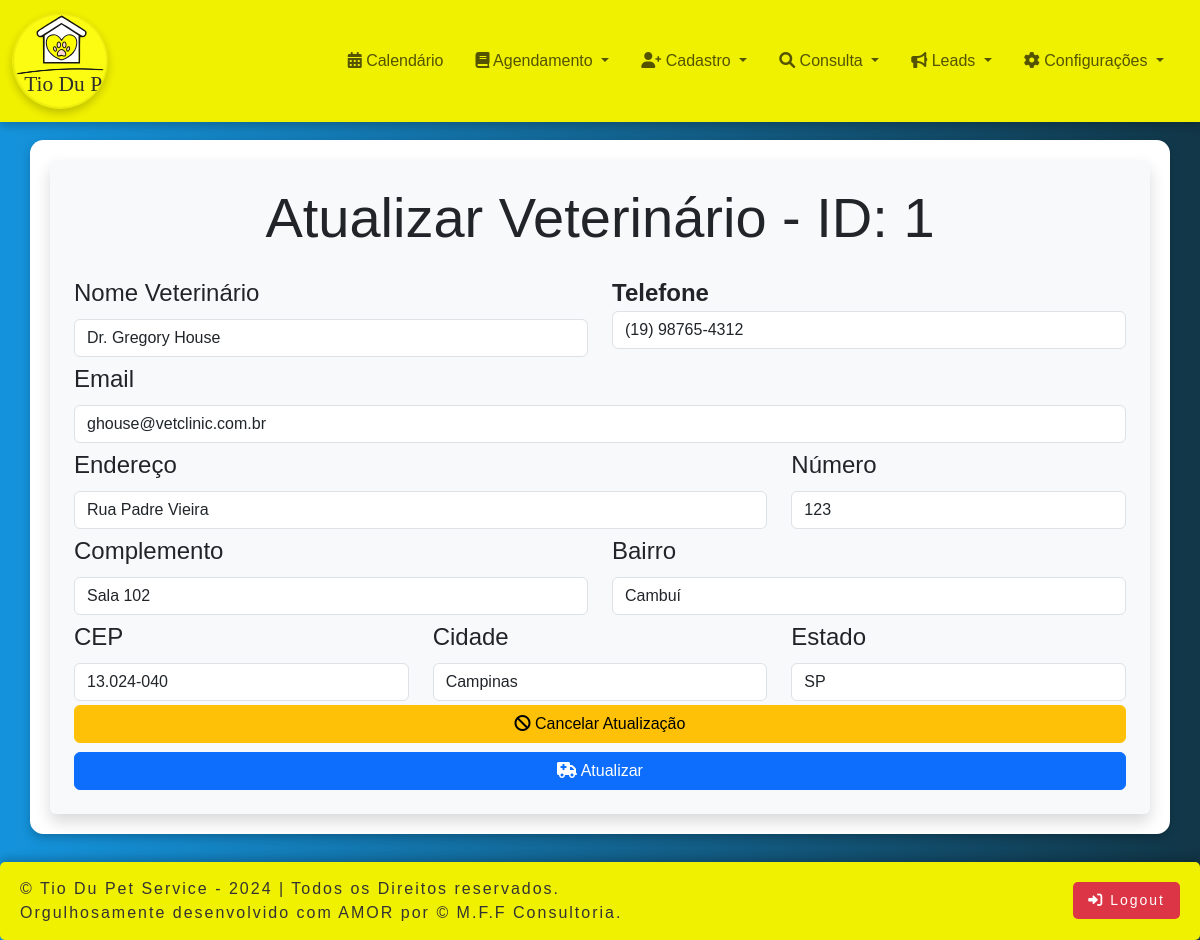
/office/veterinario_atualizar.php?id=1 (signed in), run on the app's committed database.
### tables this page shows
CREATE TABLE `veterinario` (
  `id` int(10) NOT NULL,
  `nome` varchar(100) NOT NULL,
  `telefone` varchar(15) NOT NULL,
  `email` varchar(100) NOT NULL,
  `endereco` varchar(100) DEFAULT NULL,
  `numero` varchar(10) DEFAULT NULL,
  `complemento` varchar(20) DEFAULT NULL,
  `bairro` varchar(50) NOT NULL,
  `cep` varchar(10) NOT NULL,
  `cidade` varchar(50) NOT NULL,
  `estado` varchar(2) NOT NULL
);

### office/veterinario_atualizar.php (the view, shortened to what this page needs)
<?php
include 'office_header.php';
include 'conexaoAction.php';
$veterinario_id = $_GET['id'];
$sql = "SELECT * FROM veterinario WHERE id = $veterinario_id";
$resultado = $conexao->query($sql);
if ($resultado->num_rows > 0) {
    $row = $resultado->fetch_assoc();
} else {
    echo "<div class='container'><p class='text-danger text-center'>Veterinário não encontrado.</p></div>";
    exit;
}
?>
<head>
</head>
<body>
<div class="container-centered container d-flex justify-content-center align-items-center">
    <div class="form-container col-md-8 bg-light p-4 rounded shadow">
        <h1 class="text-center mb-4 display-4">Atualizar Veterinário - ID: <?php echo $veterinario_id; ?></h1>
        <form id="atualizarveterinarioForm">
            <div class="row mb-1">
                <div class="col-md-6">
                    <label for="txtNome" class="form-label">Nome Veterinário</label>
                    <input name="txtNome" id="txtNome" type="text" class="form-control"  maxlength="100" value="<?php echo htmlspecialchars($row['nome']); ?>" required>
                </div>
                <div class="col-md-6">
                <label for="txtTelefone"><b>Telefone</b></label>
                <input type="tel" name="txtTelefone" id="txtTelefone"  class="form-control mb-2"  value="<?php echo htmlspecialchars($row['telefone']); ?>" required  maxlength="15">
                </div>
            </div>
            <div class="row mb-1">
                <div class="col-md-12">
                    <label for="txtEmail" class="form-label">Email</label>
                    <input name="txtEmail" id="txtEmail" type="email" class="form-control"  maxlength="100" value="<?php echo htmlspecialchars($row['email']); ?>" required>
                </div>
            </div>
            <div class="row mb-1">
                <div class="col-md-8">
                    <label for="txtEndereco" class="form-label">Endereço</label>
                    <input name="txtEndereco" id="txtEndereco" type="text" class="form-control"  maxlength="100" value="<?php echo htmlspecialchars($row['endereco']); ?>" required>
                </div>
                <div class="col-md-4">
                    <label for="txtNumero" class="form-label">Número</label>
                    <input name="txtNumero" id="txtNumero" type="number" class="form-control" max="999999" value="<?php echo htmlspecialchars($row['numero']); ?>" required>
                </div>
            </div>
            <div class="row mb-1">
                <div class="col-md-6">
                    <label for="txtComplemento" class="form-label">Complemento</label>
                    <input name="txtComplemento" id="txtComplemento" type="text" class="form-control" maxlength="20" value="<?php echo htmlspecialchars($row['complemento']); ?>">
                </div>
                <div class="col-md-6">
                    <label for="txtBairro" class="form-label">Bairro</label>
                    <input name="txtBairro" id="txtBairro" type="text" class="form-control" maxlength="30" value="<?php echo htmlspecialchars($row['bairro']); ?>" required>
                </div>
            </div>
            <div class="row mb-1">
                <div class="col-md-4">
                    <label for="txtCep" class="form-label">CEP</label>
                    <input name="txtCep" id="txtCep" type="text" class="form-control" maxlength="10" value="<?php echo htmlspecialchars($row['cep']); ?>" required>
                </div>
                <div class="col-md-4">
                    <label for="txtCidade" class="form-label">Cidade</label>
                    <input name="txtCidade" id="txtCidade" type="text" class="form-control" maxlength="40" value="<?php echo htmlspecialchars($row['cidade']); ?>" required>
                </div>
                <div class="col-md-4">
                    <label for="txtEstado" class="form-label">Estado</label>
                    <input name="txtEstado" id="txtEstado" type="text" class="form-control" maxlength="20" value="<?php echo htmlspecialchars($row['estado']); ?>" required>
                </div>
            </div>
            <div class="text-center">
                <a href="veterinario_listar.php" class="btn btn-warning w-100 mb-2">
                    <i class="fa fa-ban"></i> Cancelar Atualização
                </a>
                <button type="submit" name="btnAtualizar" class="btn btn-primary w-100">
                    <i class="fa fa-ambulance"></i> Atualizar
                </button>
            </div>
        </form>
    </div>
</div>
</body>
<?php
include 'office_footer.php';
?>

### office/office_style.css (style rules this page uses)
.container-centered { display: flex; justify-content: center; align-items: center; padding: 20px; margin: 20px auto; background-color: #fff; box-shadow: 0 4px 8px rgba(0, 0, 0, 0.2); border-radius: 10pt; font-size:x-large; }
.form-container { width: 100%; background-color: #f8f9fa; padding: 30px; border-radius: 10px; box-shadow: 0px 4px 12px rgba(0, 0, 0, 0.1); }

### office/office_header.php (style rules this page uses)
body { background: linear-gradient(to right, rgb(20, 147, 220), rgb(17, 54, 71)); font-family: sans-serif; font-size: 1rem; }

### data on the page
veterinario: txtNome "Dr. Gregory House", txtTelefone "(19) 98765-4312", txtEmail "ghouse@vetclinic.com.br", txtEndereco "Rua Padre Vieira", txtNumero "123", txtComplemento "Sala 102", txtBairro "Cambuí", txtCep "13.024-040", txtCidade "Campinas", txtEstado "SP"

### other printed values
$veterinario_id "1"
